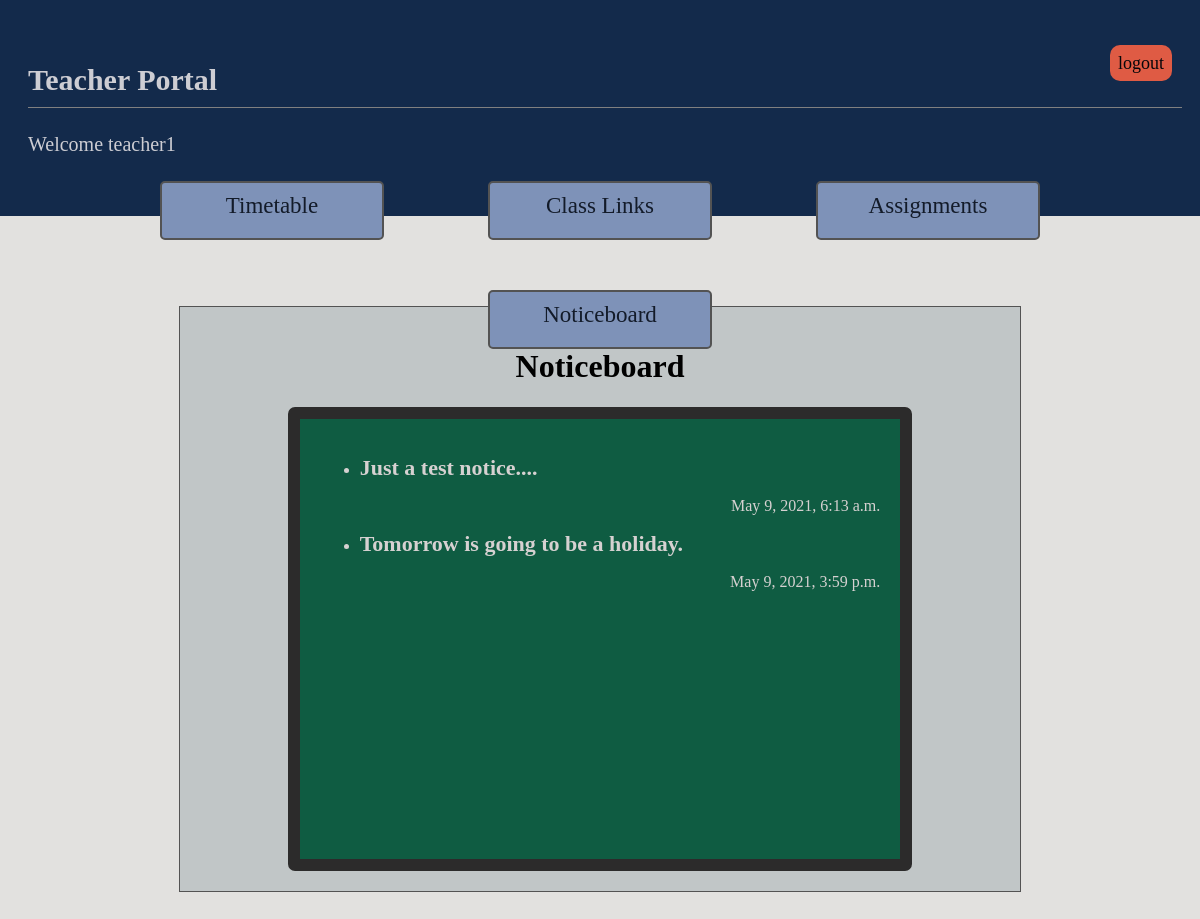
The app's page /Teacher_Portal/noticeboard (signed in) with its own data.
### teacherPortal/models.py (models this page shows, shortened)
class Teacher(models.Model):
    user = models.OneToOneField(User, on_delete = models.CASCADE, null=True,related_name='teacher')
    age = models.IntegerField()

### Users/models.py (models this page shows)
class CustomUser(AbstractUser):
    is_admin = models.BooleanField(default=False)
    is_teacher = models.BooleanField(default=False)
    is_student = models.BooleanField(default=False)

### adminPortal/models.py (models this page shows, shortened)
class Announcement(models.Model):
    user = models.ForeignKey(User, on_delete = models.CASCADE, null=True)
    mssg = models.TextField(null = True)
    date = models.DateTimeField(auto_now_add=True)
    is_open = models.BooleanField(default=True)

### teacherPortal/views.py (the view, shortened to what this page needs)
# urls.py: path('noticeboard', views.NoticeboardView.as_view(),name="notice"),
class NoticeboardView(LoginRequiredMixin, ListView):
    model = Announcement
    template_name = 'teacher_portal/notice.html'
    queryset = Announcement.objects.filter(is_open=True)
    def get_context_data(self, **kwargs):
            context = super(NoticeboardView , self).get_context_data(**kwargs)
            current_teacher = Teacher.objects.get(user=self.request.user)
            context['curr_teacher'] = current_teacher
            return context

### teacherPortal/templates/teacher_portal/notice.html (shortened to what this page needs)
{% extends "teacher_portal/base.html" %}
{% load static %}
{% block styles %}
    <link rel="stylesheet" href="{% static 'teacher/css/notice.css' %}">
{% endblock %}
{% block content %}
    <div>
        <h1>Noticeboard</h1>
        <div class="board" ">
            <ul>
                {% for notice in object_list %}
                <li>
                    <h3>{{ notice.mssg }} </h3>
                    <p class='date'>{{ notice.date }}</p>
                </li>
                {% endfor %}
            </ul>
        </div>
    </div>
{% endblock content %}

### teacherPortal/templates/teacher_portal/base.html (shortened to what this page needs)
{% load static %}
<!DOCTYPE html>
<html lang="en">
<head>
    <link rel="stylesheet" href="{% static '/teacher/css/base.css' %}" type="text/css" >
    <link rel="stylesheet" href="//code.jquery.com/ui/1.12.1/themes/smoothness/jquery-ui.css">
    {% block styles %} {% endblock styles %}
</head>
<body>
    <header>
        <div>
            <div class="log">
                <a href="{% url 'teacherPortal:logout'%}" class='logout' >logout</a>
            </div>
            <div>
                <h2>Teacher Portal</h2>
            </div>
        </div>
        <p> Welcome {{ curr_teacher.user.username }} </p>
    </header>
    <div class="nav">
        <div class="tabs">
            <div id="nav-box">
                <a class="current" href="{% url 'teacherPortal:home' request.user.id %}"><div >Timetable</div></a>
                <a href="{% url 'teacherPortal:links' %}"><div>Class Links</div></a>
                <a href="{% url 'teacherPortal:assg' %}"><div>Assignments</div></a>
                <a href="{% url 'teacherPortal:notice' %}"><div>Noticeboard</div></a>
            </div>
        </div>
    </div>
    <div class="main">
        {% block content %}
        {% endblock content %}
    </div>
</body>
</html>

### teacherPortal/static/teacher/css/base.css (style rules this page uses)
body { background-color: rgb(226, 225, 223); padding:20px; }
header h2 { width:100%; border-bottom: 1px solid grey; padding:10px; padding-left:0; font-size:30px; color:rgb(205, 205, 211); }
.log { float:right; }
header p { font-size:20px; color:rgb(205, 205, 211); }
div.nav { height: 80px; display:block; clear:both; }
.nav div.tabs #nav-box { display:block; }
.nav div.tabs a { display:inline-block; width: 200px; height: 35px; margin: 50px; margin-top:0; padding:10px; background-color: rgb(126, 146, 184); border-radius:5px; border: 2px solid rgb(83, 83, 83); font-size:23px; color:rgb(19, 27, 41); text-decoration: none; }
.tabs { text-align:center; padding:5px; }
.main { margin-top:50px; display:block; margin-left:auto; margin-right:auto; border:1px solid rgb(83, 83, 83); padding:20px; width:70%; text-align:center; background-color:rgb(193, 198, 199); }
header { background-color: rgb(19, 42, 75); width:100%; margin:-40px; padding:40px; }
.logout { padding:8px; background-color: rgb(223, 91, 68); color:rgb(6, 7, 10); font-size: 18px; text-decoration: none; border-radius: 10px; }

### teacherPortal/static/teacher/css/notice.css (style rules this page uses)
.board { display: block; margin-left: auto; margin-right: auto; background-color: rgb(15, 92, 66); color:rgb(214, 209, 209); border:12px solid rgb(44, 43, 43); border-radius:7px; padding:20px; min-height: 400px; text-align:center; width:70%; text-align:left; }
li { margin-top:10px; }
h3 { margin:0; width:100%; font-size: 22px; }
p.date { text-align: end; width:100%; }

### records on screen
Teacher: user.username "teacher1"
Announcement: mssg "Just a test notice....", date "May 9, 2021, 6:13 a.m."
Announcement: mssg "Tomorrow is going to be a holiday.", date "May 9, 2021, 3:59 p.m."
